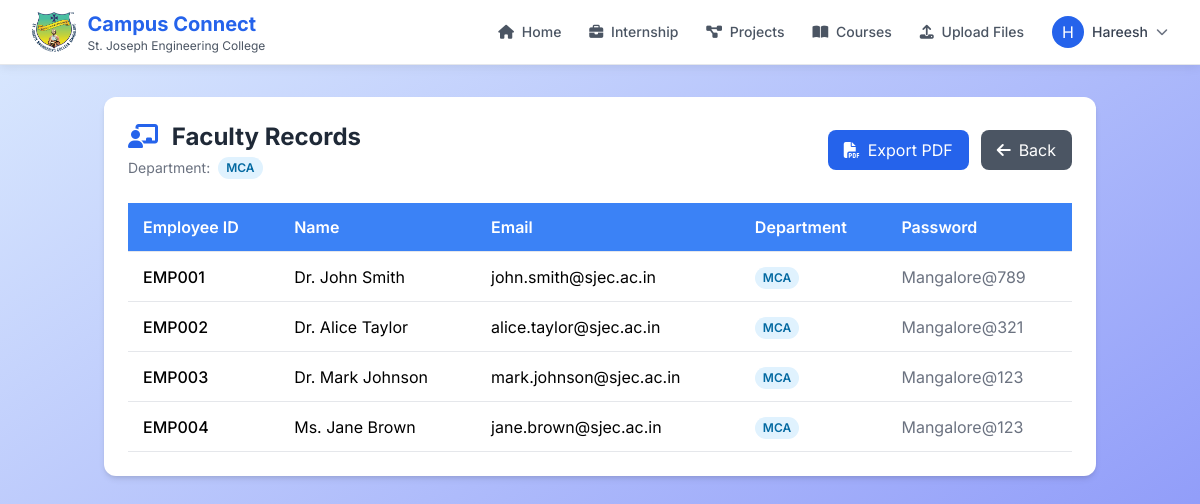
The page /app/modules/general/facultydisplay.php (signed in) on the database its author committed.
### tables this page shows
CREATE TABLE `faculty` (
  `employee_id` varchar(50) NOT NULL,
  `name` varchar(100) NOT NULL,
  `email` varchar(100) NOT NULL,
  `password` varchar(255) NOT NULL,
  `dept_code` varchar(10) NOT NULL
);

### app/modules/general/facultydisplay.php (the view, shortened to what this page needs)
<?php
require_once __DIR__ . '/../../views/hodheader.php';
$hodDept = $_SESSION['dept'];
$query = "SELECT Employee_ID, Name, Email, Password, dept_code
          FROM faculty
          WHERE dept_code = ?
          ORDER BY Employee_ID ASC";
$stmt = $conn->prepare($query);
$stmt->bind_param("s", $hodDept);
$stmt->execute();
$result = $stmt->get_result();
if ($result && $result->num_rows > 0) {
    $faculty = $result->fetch_all(MYSQLI_ASSOC);
} else {
    $faculty = [];
}
?>
<!DOCTYPE html>
<html lang="en">
<head>
    <link href="https://cdnjs.cloudflare.com/ajax/libs/font-awesome/6.4.0/css/all.min.css" rel="stylesheet">
    <script src="https://cdn.tailwindcss.com"></script>
</head>
<body class="min-h-screen bg-gray-50">
    <div class="container mx-auto px-4 py-8">
        <div class="bg-white rounded-xl shadow-md overflow-hidden mb-8">
            <div class="p-6">
                <div class="flex justify-between items-center mb-6">
                    <div>
                        <h1 class="text-2xl font-bold text-gray-800">
                            <i class="fas fa-chalkboard-teacher mr-2 text-blue-600"></i>
                            Faculty Records
                        </h1>
                        <div class="flex items-center mt-1">
                            <span class="text-sm text-gray-500 mr-2">Department:</span>
                            <span class="dept-badge"><?= htmlspecialchars($hodDept) ?></span>
                        </div>
                    </div>
                    <div class="flex space-x-3">
                        <button onclick="printTable()"
                                class="action-btn bg-blue-600 hover:bg-blue-700 text-white px-4 py-2 rounded-lg flex items-center">
                            <i class="fas fa-file-pdf mr-2"></i> Export PDF
                        </button>
                        <a href="<?= BASE_URL ?>app/modules/general/uploadfile.php"
                           class="action-btn bg-gray-600 hover:bg-gray-700 text-white px-4 py-2 rounded-lg flex items-center">
                            <i class="fas fa-arrow-left mr-2"></i> Back
                        </a>
                    </div>
                </div>
                <?php if (empty($faculty)): ?>
                    <div class="text-center py-8">
                        <i class="fas fa-users-slash text-4xl text-gray-300 mb-4"></i>
                        <p class="text-gray-500">No faculty records found in <?= htmlspecialchars($hodDept) ?> department</p>
                    </div>
                <?php else: ?>
                    <div class="overflow-x-auto">
                        <table id="dataTable" class="data-table w-full">
                            <thead>
                                <tr>
                                    <th>Employee ID</th>
                                    <th>Name</th>
                                    <th>Email</th>
                                    <th>Department</th>
                                    <th>Password</th>
                                </tr>
                            </thead>
                            <tbody>
                                <?php foreach ($faculty as $faculty_member): ?>
                                    <tr>
                                        <td class="font-medium"><?= htmlspecialchars($faculty_member['Employee_ID']) ?></td>
                                        <td><?= htmlspecialchars($faculty_member['Name']) ?></td>
                                        <td><?= htmlspecialchars($faculty_member['Email']) ?></td>
                                        <td>
                                            <span class="dept-badge"><?= htmlspecialchars($faculty_member['dept_code']) ?></span>
                                        </td>
                                        <td class="text-gray-500"><?= htmlspecialchars($faculty_member['Password']) ?></td>
                                    </tr>
                                <?php endforeach; ?>
                            </tbody>
                        </table>
                    </div>
                <?php endif; ?>
            </div>
        </div>
    </div>
</body>
</html>

### app/views/hodheader.php (shortened to what this page needs)
<?php
$hodName = $_SESSION['name'];
$current_page = basename($_SERVER['PHP_SELF']);
?>
<!DOCTYPE html>
<html lang="en">
<head>
    <link href="https://cdnjs.cloudflare.com/ajax/libs/font-awesome/6.4.0/css/all.min.css" rel="stylesheet" />
    <script src="https://cdn.tailwindcss.com"></script>
</head>
<body class="min-h-screen bg-gradient-to-br from-blue-100 to-indigo-400">
    <header class="sticky top-0 z-50 bg-white border-b border-gray-200 nav-shadow">
        <div class="max-w-7xl mx-auto px-4 sm:px-6 lg:px-8">
            <div class="flex justify-between items-center h-16">
                <div class="flex-shrink-0 flex items-center">
                    <div class="flex items-center space-x-3">
                        <img class="h-10 w-auto" src="<?= BASE_URL ?>images/logo.png" alt="College Logo">
                        <div class="md:block">
                            <h1 class="text-xl md:text-md font-bold text-blue-600">Campus Connect</h1>
                            <p class="text-xs text-gray-600">St. Joseph Engineering College</p>
                        </div>
                    </div>
                </div>
                <div class="hidden md:flex items-center space-x-4">
                    <div class="flex space-x-1">
                        <a href="<?= BASE_URL ?>app/modules/dashboards/hodDashboard.php"
                            class="px-3 py-2 rounded-md text-sm font-medium transition-colors duration-200 <?php echo $current_page == 'hodDashboard.php' ? 'active-tab' : 'text-gray-600 hover:bg-blue-100 hover:text-blue-700'; ?>">
                            <i class="fas fa-home mr-1"></i> Home
                        </a>
                        <a href="<?= BASE_URL ?>app/modules/internships/hodviewinternship.php"
                            class="px-3 py-2 rounded-md text-sm font-medium transition-colors duration-200 <?php echo $current_page == 'hodviewinternship.php' ? 'active-tab' : 'text-gray-600 hover:bg-blue-100 hover:text-blue-700'; ?>">
                            <i class="fas fa-briefcase mr-1"></i> Internship
                        </a>
                        <a href="<?= BASE_URL ?>app/modules/projects/hodviewproject.php"
                            class="px-3 py-2 rounded-md text-sm font-medium transition-colors duration-200 <?php echo $current_page == 'hodviewproject.php' ? 'active-tab' : 'text-gray-600 hover:bg-blue-100 hover:text-blue-700'; ?>">
                            <i class="fas fa-project-diagram mr-1"></i> Projects
                        </a>
                        <a href="<?= BASE_URL ?>app/modules/mooc/hodview_mooc.php"
                            class="px-3 py-2 rounded-md text-sm font-medium transition-colors duration-200 <?php echo $current_page == 'hodview_mooc.php' ? 'active-tab' : 'text-gray-600 hover:bg-blue-100 hover:text-blue-700'; ?>">
                            <i class="fas fa-book-open mr-1"></i> Courses
                        </a>
                        <a href="<?= BASE_URL ?>app/modules/general/uploadfile.php"
                            class="px-3 py-2 rounded-md text-sm font-medium transition-colors duration-200 <?php echo $current_page == 'uploadFile.php' ? 'active-tab' : 'text-gray-600 hover:bg-blue-100 hover:text-blue-700'; ?>">
                            <i class="fas fa-upload mr-1"></i> Upload Files
                        </a>
                    </div>
                    <div class="relative ml-4">
                        <button id="user-menu-button" class="flex items-center space-x-2 focus:outline-none group">
                            <div
                                class="h-8 w-8 rounded-full bg-blue-600 flex items-center justify-center text-white group-hover:bg-blue-700 transition-colors">
                                <?php
                                $nameParts = explode(' ', $hodName);
                                $initial = count($nameParts) > 1 ? $nameParts[1][0] : $hodName[0];
                                echo strtoupper($initial);
                                ?>
                            </div>
                            <span
                                class="text-sm font-medium text-gray-700 hidden lg:inline"><?php echo explode(' ', $hodName)[1]; ?></span>
                            <i
                                class="fas fa-chevron-down text-xs text-gray-500 group-hover:text-gray-700 transition-colors"></i>
                        </button>
                    </div>
                </div>
            </div>
        </div>
    </header>
</body>
</html>

### app/views/hodheader.php (style rules this page uses)
body { font-family: 'Inter', sans-serif; }
.nav-shadow { box-shadow: 0 2px 10px rgba(0, 0, 0, 0.08); }
.dept-badge { background-color: #e0f2fe; color: #0369a1; padding: 2px 8px; border-radius: 9999px; font-size: 0.75rem; font-weight: 600; display: inline-flex; align-items: center; }

### app/modules/general/facultydisplay.php (style rules this page uses)
body { font-family: 'Inter', sans-serif; background-color: #f3f4f6; }
.data-table { width: 100%; border-collapse: collapse; }
.data-table th, .data-table td { padding: 12px 15px; text-align: left; border-bottom: 1px solid #e5e7eb; }
.data-table th { background-color: #3b82f6; color: white; font-weight: 600; }
.action-btn { transition: all 0.2s ease; }
.dept-badge { background-color: #e0f2fe; color: #0369a1; padding: 2px 8px; border-radius: 9999px; font-size: 0.75rem; font-weight: 600; }

### rows shown on the page
faculty: employee_id "EMP001", name "Dr. John Smith", email "john.smith@sjec.ac.in", dept_code "MCA", password "Mangalore@789"
faculty: employee_id "EMP002", name "Dr. Alice Taylor", email "alice.taylor@sjec.ac.in", dept_code "MCA", password "Mangalore@321"
faculty: employee_id "EMP003", name "Dr. Mark Johnson", email "mark.johnson@sjec.ac.in", dept_code "MCA", password "Mangalore@123"
faculty: employee_id "EMP004", name "Ms. Jane Brown", email "jane.brown@sjec.ac.in", dept_code "MCA", password "Mangalore@123"

### other values the page prints
$initial "H"
explode(' ', $hodName)[1] "Hareesh"
$hodDept "MCA"
